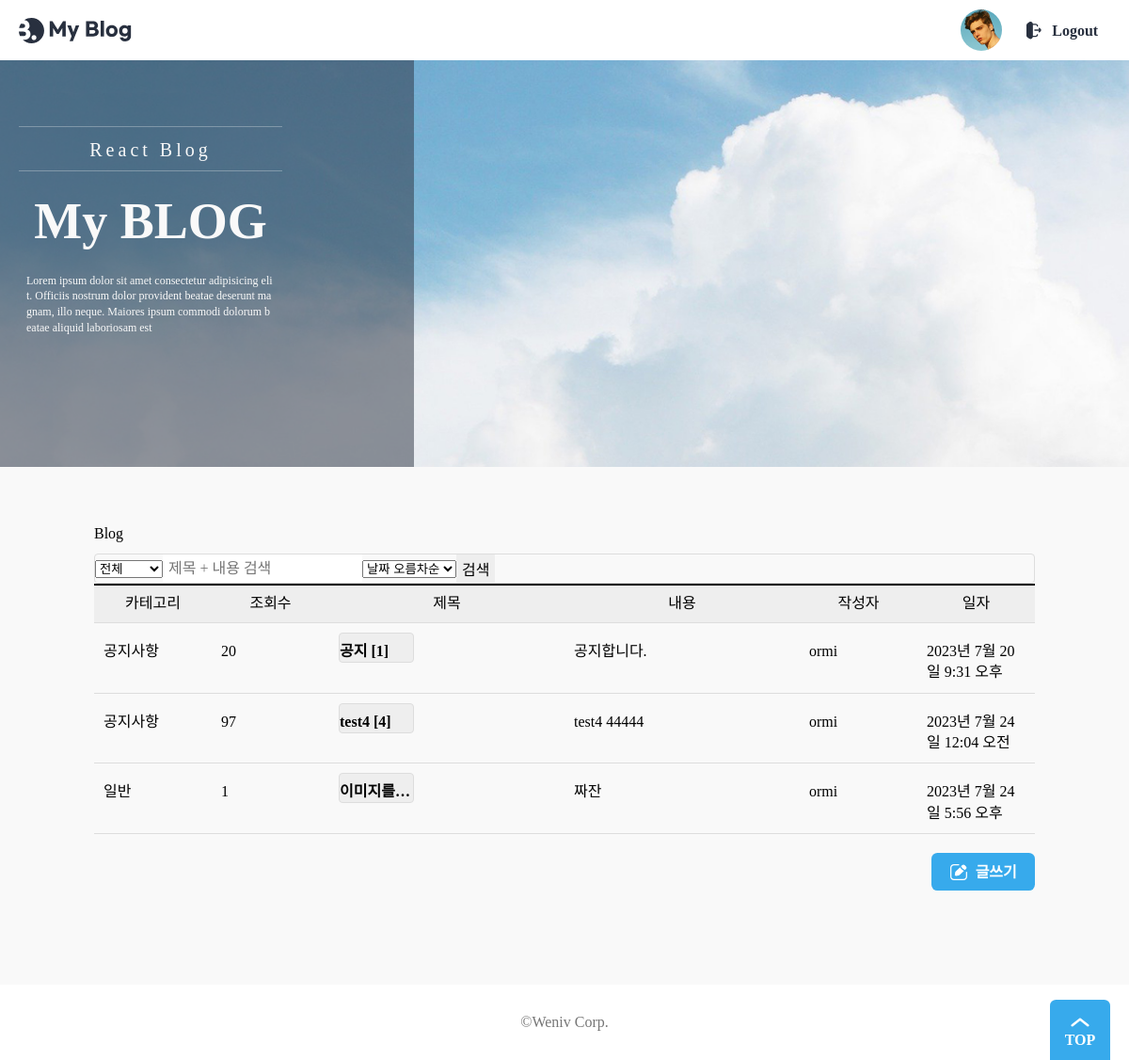
Page /blog/ (signed in) on the earlier database version.
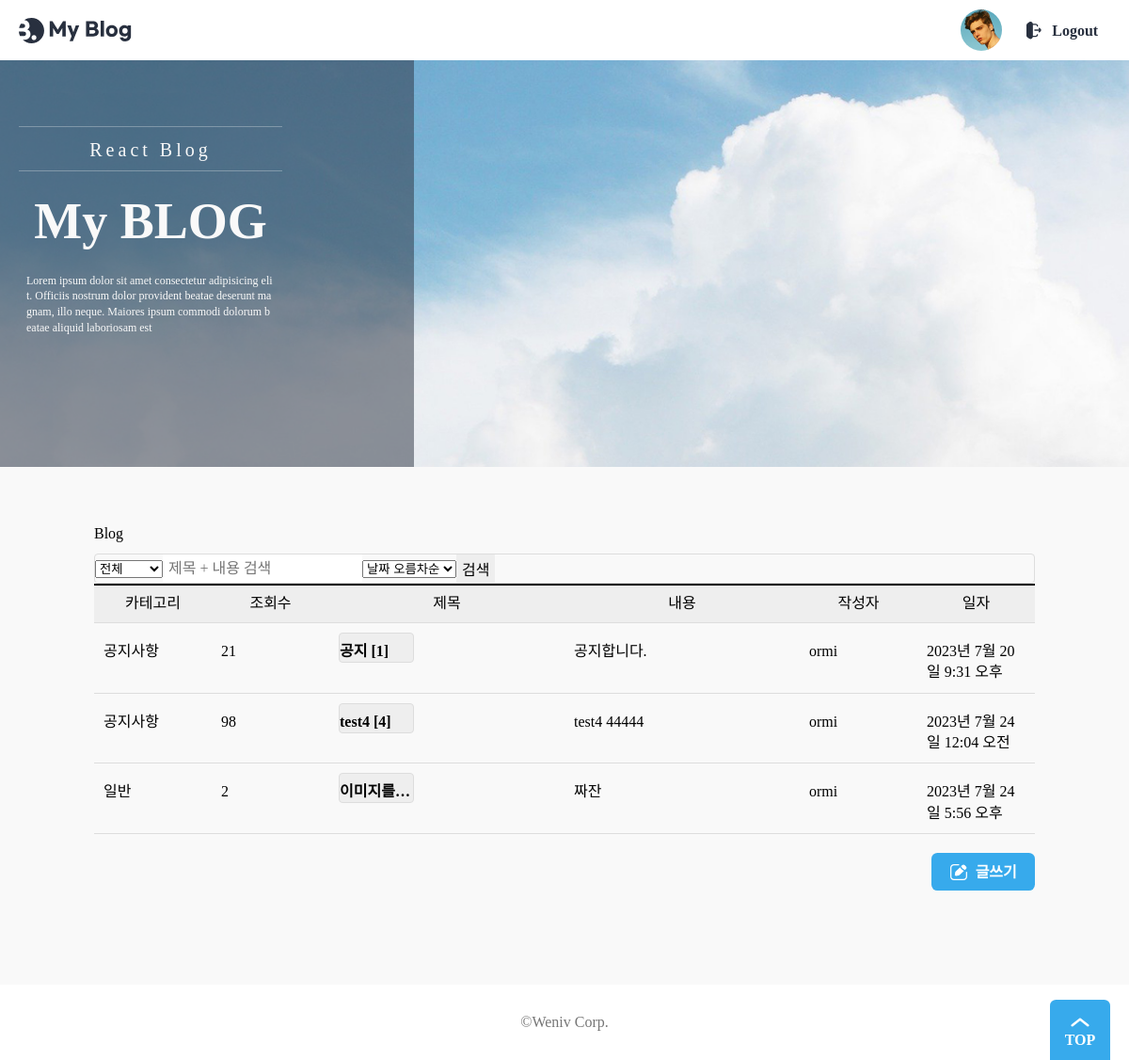
Same page on the later database version.
### posts/models.py (models this page shows, shortened)
class Post(models.Model):
    title = models.CharField(max_length=20)
    content = models.TextField()
    writer = models.ForeignKey(User, on_delete=models.CASCADE)  # user foreignkey
    category_choices = (('일반', '일반'), ('공지사항', '공지사항'))
    category = models.CharField(max_length=20, choices=category_choices)
    created_at = models.DateTimeField(auto_now_add=True)
    updated_at = models.DateTimeField(auto_now=True)
    hit = models.PositiveIntegerField(default=0)
    img = models.ImageField(upload_to="", blank=True, null=True)

### accounts/models.py (models this page shows)
class User(AbstractUser):
    username = models.CharField(unique=True, max_length=20)
    email = models.CharField(max_length=255, null=True, blank=True)
    nickname = models.CharField(max_length=100, null=True, blank=True)
    created_at = models.TimeField(auto_now_add=True)
    updated_at = models.TimeField(auto_now=True)

### posts/views.py (the view)
# urls.py: path('', PostView, name='list'),
class PostView(ListView):
    model = Post
    template_name = 'posts/list.html'
    context_object_name = 'posts'
    def get_context_data(self, **kwargs):
        context = super().get_context_data(**kwargs)
        context['title'] = 'Blog'
        context['search'] = ''
        return context

### posts/templates/posts/list.html (shortened to what this page needs)
{% extends 'base.html' %}
{% load static %}
{% block content %}
<head>
    <link rel="stylesheet" type="text/css" href="{% static 'css/common.css' %}">
    <link rel="stylesheet" type="text/css" href="{% static 'css/table.css' %}">
    <link rel="stylesheet" type="text/css" href="{% static 'css/list.css' %}">
    <link rel="stylesheet" type="text/css" href="{% static 'css/list.view' %}">
</head>
<div class="main">
    <h2 class="main-title">
        {{ title }}
    </h2>
    <div>
        <form class="search-form" method="get" action="{% url 'blog:search' %}">
            <select id="category" name="category">
                <option value="">전체</option>
            </select>
            <input id="tag" type="search" name="tag" placeholder="제목 + 내용 검색">
            <select id="sort" name="sort">
                <option value="oldest">날짜 오름차순</option>
            </select>
            <button type="submit">검색</button>
        </form>
    </div>
    <table class="table table-bordered">
        <colgroup>
            <col style="width: 10%">
            <col style="width: 10%">
            <col style="width: 20%">
            <col style="width: 20%">
            <col style="width: 10%">
            <col style="width: 10%">
        </colgroup>
        <thead class="table-light">
            <tr>
                <th>카테고리</th>
                <th>조회수</th>
                <th>제목</th>
                <th>내용</th>
                <th>작성자</th>
                <th>일자</th>
            </tr>
        </thead>
        <tbody>
        {% if posts %}
        {% for post in posts %}
            <tr>
                <td>{{ post.category }}</td>
                <td>{{ post.hit }}</td>
                <td><a href="{% url 'blog:detail' post_id=post.pk %}" class="btn">{{ post.title }} [{{ post.comment_set.count }}]</a></td>
                <td>{{ post.content }}</td>
                <td>
                    {% if post.writer.nickname %}
                        {{ post.writer.nickname }}
                    {% else %}
                        {{ post.writer }}
                    {% endif %}
                </td>
                <td>{{ post.created_at }}</td>
            </tr>
        {% endfor %}
        </tbody>
        {% else %}
            <p>작성된 게시물이 없습니다.</p>
        {% endif %}
    </table>
    <div class="btn-group">
        {% if user.is_active %}
        <a href="{% url 'blog:write' %}" class="button">
            <img src="{% static './assets/icon-modify-white.svg' %}" alt="" />
            <span>글쓰기</span>
        </a>
        {% endif %}
    </div>
</div>
{% endblock %}

Differences in the rows shown:
changed Post "공지": hit "20" → "21"
changed Post "test4": hit "97" → "98"
changed Post "일반": hit "1" → "2"
